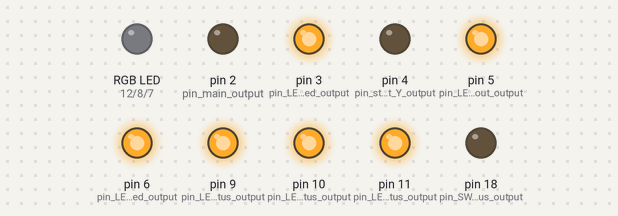
Recording of a sketch running on a simulated Arduino Nano, built with avr-gcc and run on an emulated ATmega328P. Parts: an RGB LED mixed from three pins (HIGH = lit), output pins drawn as LEDs (lit = HIGH). At 35.0 s the program stops and its outputs stay as they are.

Above: at 0.1 s.
At 2.1 s:
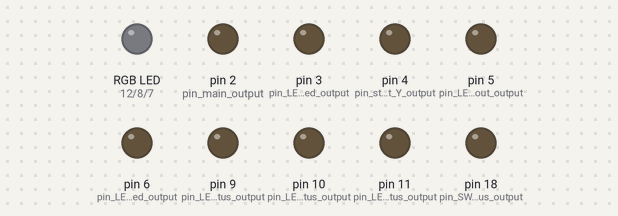
At 25.1 s:
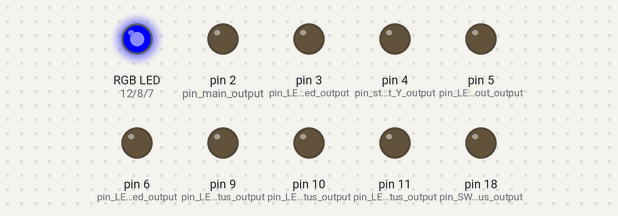
At 27.1 s:
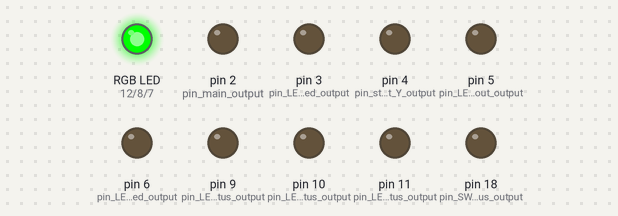
At 29.1 s:
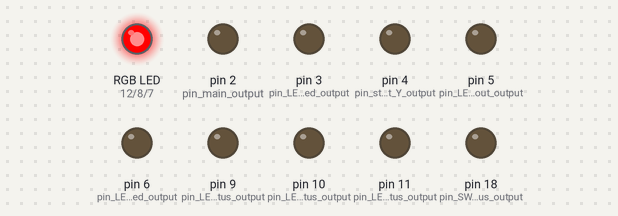
At 33.1 s:
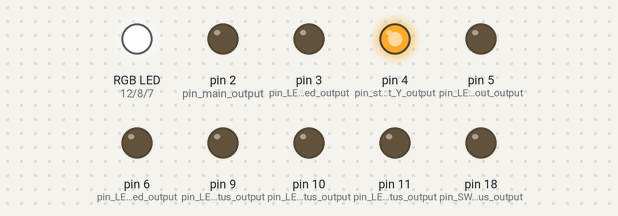
Timing chart, 0 to 34.6 s (numbered marks = the images above):
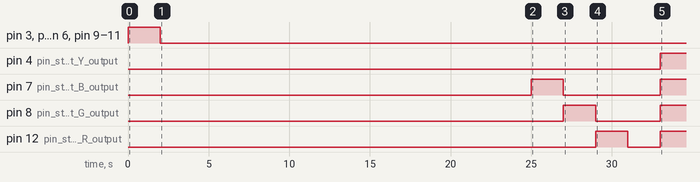

The sketch:

FS_MCU_Status_light_test.ino
```cpp
//This Fail Safe firmware is used on an Arduino Nano, to read DC signals from the PWM MCU, Hardware kill switch and Software kill switch in order to control the thruster relays and securely operate the ASV. It also controls the status indicator lights for the ASV, so that nearby traffic may act accordingly.

//DC input pins
  const byte pin_arm_input = 14;    //Pin A0: RX Arm
  const byte pin_OtA_KS_input = 15;    //Pin A1: RX Over the Air Kill Switch
  const byte pin_HW_KS_input = 16;    //Pin A2: HW Kill Switch
  const byte pin_RX_timeout_input = 17;    //Pin A3: RX timeout, if low then err

  const byte pin_RX_operation_mode_input = 19;    //Pin A5: Operation Mode -- Software/Manual RX
  const byte pin_SW_KS_input = 20;    //Pin A6: SW Kill Switch
  const byte pin_SW_operation_mode_input = 21;    //Pin A7: Software Operation Mode -- Manual/Autonomous

//DC output pins
  const byte pin_SW_fail_safe_status_output = 18;    //Pin A4: SW Kill switch return

  const byte pin_main_output = 2;   //Pin D2: MCU fail safe system MAIN OUTPUT
  const byte pin_LED_FS_locked_output = 3;   //Pin D3: LED KS locked
  const byte pin_status_light_Y_output = 4;   //Pin D4: Status light Y
  const byte pin_LED_RX_timeout_output = 5;   //Pin D5: LED RX timeout
  const byte pin_LED_armed_output = 6;   //Pin D6: LED Armed
  const byte pin_status_light_B_output = 7;   //Pin D7: Status light B
  const byte pin_status_light_G_output = 8;   //Pin D8: Status light G
  const byte pin_LED_SW_KS_status_output = 9;   //Pin D9: LED SW KS
  const byte pin_LED_HW_KS_status_output = 10;   //Pin D10: LED HW KS
  const byte pin_LED_OtA_KS_status_output = 11;   //Pin D11: LED OtA KS
  const byte pin_status_light_R_output = 12;   //Pin D12: Status light R

//The SW inputs may send 3.3 V or less and therefore need to be read by the ADC
//The analog range 0V to 5V corresponds to the integer range 0 to 1023.
  const int analog_logic_high_cutoff =  670;

//Variables
  bool armed;
  bool fail_safe_locked = true;
  bool all_systems_go;

//Declare functions
  void test_fail_safe_trigger(byte input_pin, byte LED_output_pin);
  void set_main_output(bool main_output_value);
  void status_lights();
  void set_RGBY(bool R, bool G, bool B, bool Y);


void setup() {
  // Serial.begin(9600);
  // Serial.println("Boot");

  //setup input pins
  pinMode(pin_arm_input, INPUT_PULLUP);
  pinMode(pin_OtA_KS_input, INPUT_PULLUP);
  pinMode(pin_HW_KS_input, INPUT_PULLUP);
  pinMode(pin_RX_timeout_input, INPUT_PULLUP);

  pinMode(pin_RX_operation_mode_input, INPUT_PULLUP);

  //setup output pins
  pinMode(pin_SW_fail_safe_status_output, OUTPUT);
  pinMode(pin_main_output, OUTPUT);
  pinMode(pin_LED_FS_locked_output, OUTPUT);
  pinMode(pin_status_light_Y_output, OUTPUT);
  pinMode(pin_LED_RX_timeout_output, OUTPUT);
  pinMode(pin_LED_armed_output, OUTPUT);
  pinMode(pin_status_light_B_output, OUTPUT);
  pinMode(pin_status_light_G_output, OUTPUT);
  pinMode(pin_LED_SW_KS_status_output, OUTPUT);
  pinMode(pin_LED_HW_KS_status_output, OUTPUT);
  pinMode(pin_LED_OtA_KS_status_output, OUTPUT);
  pinMode(pin_status_light_R_output, OUTPUT);

  //test LEDs
  digitalWrite(pin_LED_FS_locked_output, HIGH);
  digitalWrite(pin_LED_RX_timeout_output, HIGH);
  digitalWrite(pin_LED_armed_output, HIGH);
  digitalWrite(pin_LED_SW_KS_status_output, HIGH);
  digitalWrite(pin_LED_HW_KS_status_output, HIGH);
  digitalWrite(pin_LED_OtA_KS_status_output, HIGH);
  delay(2000); //2 seconds LED HIGH
  digitalWrite(pin_LED_FS_locked_output, LOW);
  digitalWrite(pin_LED_RX_timeout_output, LOW);
  digitalWrite(pin_LED_armed_output, LOW);
  digitalWrite(pin_LED_SW_KS_status_output, LOW);
  digitalWrite(pin_LED_HW_KS_status_output, LOW);
  digitalWrite(pin_LED_OtA_KS_status_output, LOW);
  delay(1000); //1 second LED LOW

}

void loop() {
  set_RGBY(LOW,LOW,LOW,LOW);
  delay(2000);
  set_RGBY(LOW,LOW,LOW,LOW);
  delay(20000);
  set_RGBY(LOW,LOW,HIGH,LOW);
  delay(2000);
  set_RGBY(LOW,HIGH,LOW,LOW);
  delay(2000);
  set_RGBY(HIGH,LOW,LOW,LOW);
  delay(2000);
  set_RGBY(LOW,LOW,LOW,LOW);
  delay(2000);
  while(true){
    set_RGBY(HIGH,HIGH,HIGH,HIGH);
    delay(1000);
  }
}


void set_RGBY(bool R, bool G, bool B, bool Y){
  //states are inverted due to incorrectly selected mosfet
  digitalWrite(pin_status_light_R_output, R);    //RED status pin
  digitalWrite(pin_status_light_G_output, G);    //GREEN status pin
  digitalWrite(pin_status_light_B_output, B);    //BLUE status pin
  digitalWrite(pin_status_light_Y_output, Y);    //YELLOW status pin
}
```

Measured:
- by itself, pin 4 (pin_status_light_Y_output): LOW → HIGH at 33.0 s
- by itself, pin 7 (pin_status_light_B_output): LOW → HIGH at 25.0 s, → LOW 2.0 s later, → HIGH 6.0 s later
- by itself, pin 8 (pin_status_light_G_output): LOW → HIGH at 27.0 s, → LOW 2.0 s later, → HIGH 4.0 s later
- by itself, pin 12 (pin_status_light_R_output): LOW → HIGH at 29.0 s, → LOW 2.0 s later, → HIGH 2.0 s later
